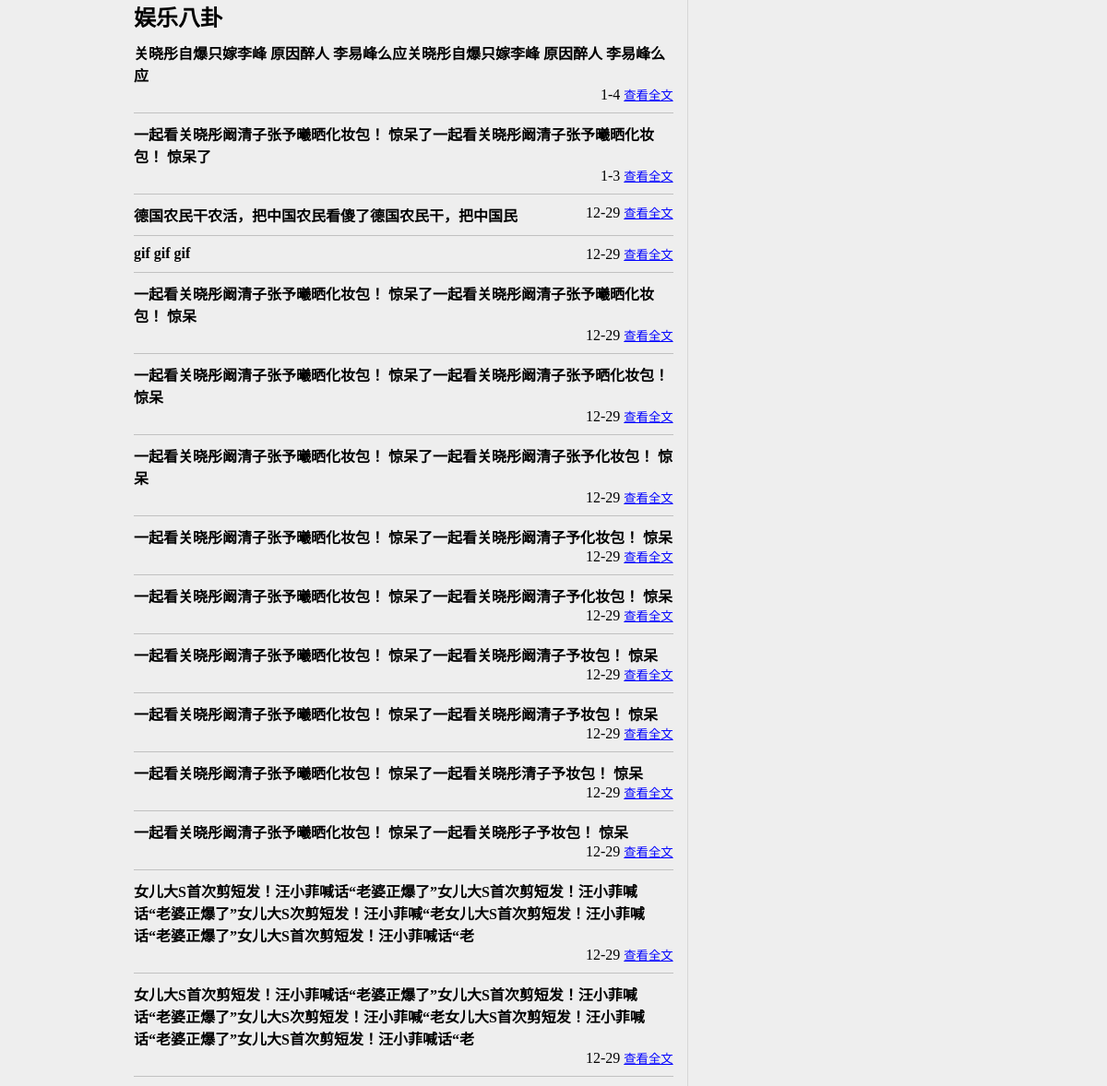
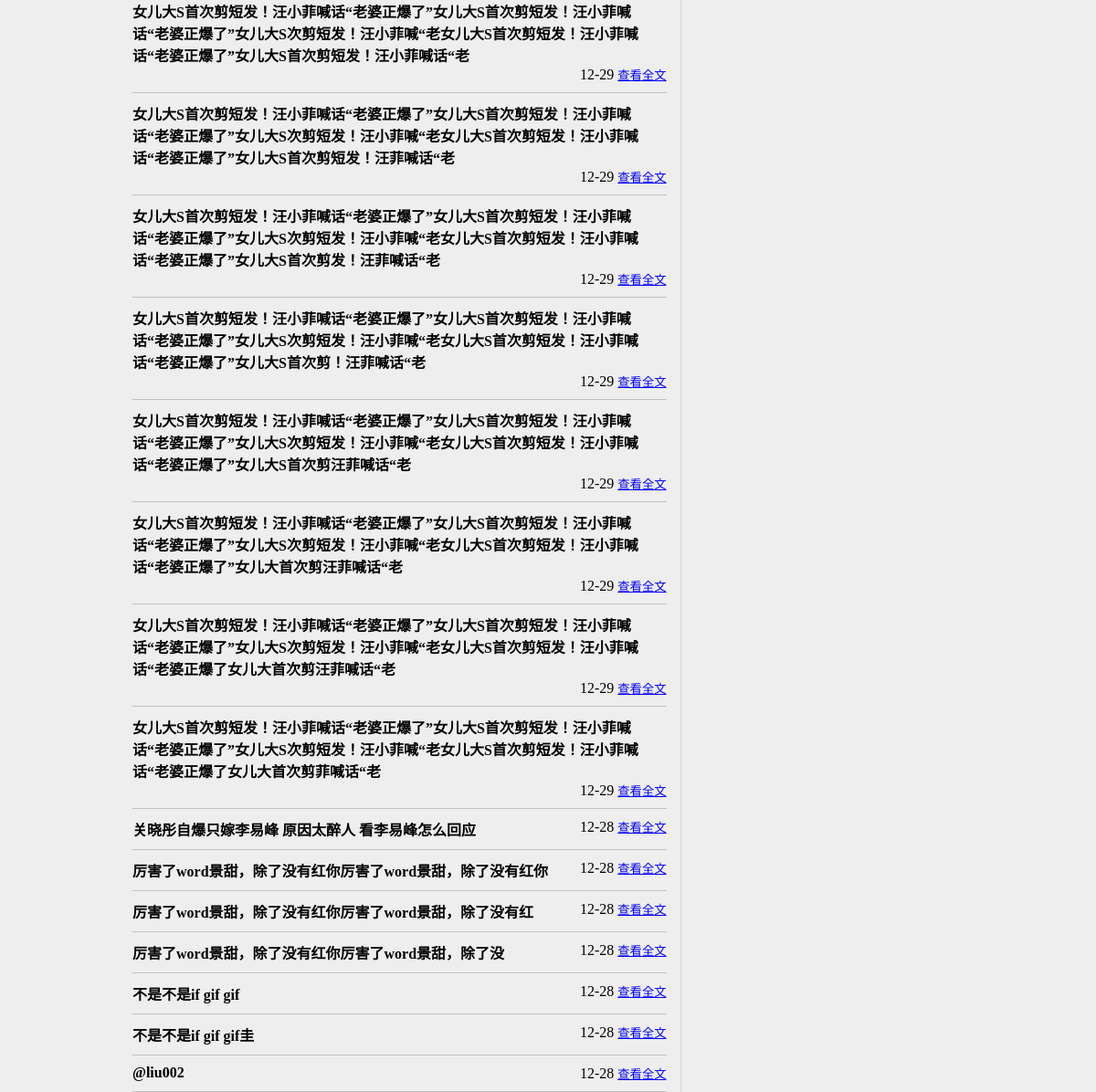
The app's page /c_ylbg/ with its own data (2 pictures, top to bottom).
### ookk/models.py (models this page shows, shortened)
class Apost(models.Model):
    BBS_CHOICES=(
    ('RDHT','热点话题'),
	('TXDS','天下大势'),
	('SHZH','生活智慧'),
	('TTXS','天天向上'),
	('TGLJ','谈古论今'),
	('YLBG','娱乐八卦'),
	('JTGW','鸡汤感悟'),
	('JSXX','健身休闲'),
	('WSBB','无所不包'),
    )
    subject=models.CharField(max_length=100)
    content=models.TextField(max_length=1000)
    pimageA=models.ImageField(null=True,upload_to='pimageAs/%Y/%m/%d',height_field=None,width_field=None, max_length=100)
    pimageB=models.ImageField(null=True,upload_to='pimageBs/%Y/%m/%d',height_field=None,width_field=None, max_length=100)
    pimageC=models.ImageField(null=True,upload_to='pimageCs/%Y/%m/%d',height_field=None,width_field=None, max_length=100)
    pimageD=models.ImageField(null=True,upload_to='pimageDs/%Y/%m/%d',height_field=None,width_field=None, max_length=100)
    pimageE=models.ImageField(null=True,upload_to='pimageEs/%Y/%m/%d',height_field=None,width_field=None, max_length=100)
    select=models.BooleanField(default=False)
    bbs=models.CharField(max_length=4,choices=BBS_CHOICES,default='RDHT')
    pubdate=models.DateField(auto_now=True)
    counter=models.IntegerField(default=0)
    author=models.CharField(max_length=30,default='私人定制朋友圈/转')

### ookk/views.py (the view)
# urls.py: url(r'^c_ylbg/',ookk_views.c_ylbg),
def c_ylbg(request):
    now=datetime.now()
    start30=now-timedelta(days=30)
    queryset=Apost.objects.filter(pubdate__gt=start30,bbs='YLBG').order_by('-pubdate')[:30]
    return render(request,'c_ylbg.html',locals())

### ookk/templates/c_ylbg.html (shortened to what this page needs)
<html>
<head>
  <link rel='stylesheet' type='text/css' href='media/styles/main.css' />
</head>
<body>
  <div class='newPub'>
    <h2>娱乐八卦</h2>
    <div>
      {% for qs in queryset %}
        <div class="brief">
          <h4 class='briefTitle'>{{qs.subject}}</h4>
          <div class='toRight'>
            <div class='briefTime'>{{qs.pubdate|date:'n-j'}}</div>
            <form class='actions' action='/readcontent/' method='GET'>
              <input class='viewContent' type='submit' value='查看全文'>
            </form>
          </div>
        </div>
        {% endfor %}
    </div>
  </div>
</body>

### media/styles/main.css (style rules this page uses)
* { margin: 0; padding: 0; }
body { max-width: 960px; width: 100%; box-sizing: border-box; margin: 0 auto; padding: 0 25px; background: #eee; }
body:after { clear: both; display: block; content: ''; }
.newPub { width: 66%; box-sizing: border-box; float: left; border-right: 1px solid #d6d6d6; padding-right: 15px; }
.brief { border-bottom: 1px solid #c1c1c1; padding: 10px 0; }
.brief:after { content: ''; display: block; clear: both; }
.briefTitle, .briefTime, .actions { display: inline-block; }
.toRight { float: right; }
.viewContent { border: none; background: none; text-decoration: underline; color: blue; cursor: pointer; }

### records on screen
Apost: subject "关晓彤自爆只嫁李峰 原因醉人 李易峰么应关晓彤自爆只嫁李峰 原因醉人 李易峰么应", pubdate "1-4"
Apost: subject "一起看关晓彤阚清子张予曦晒化妆包！ 惊呆了一起看关晓彤阚清子张予曦晒化妆包！ 惊呆了", pubdate "1-3"
Apost: subject "德国农民干农活，把中国农民看傻了德国农民干，把中国民", pubdate "12-29"
Apost: subject "gif gif gif", pubdate "12-29"
Apost: subject "一起看关晓彤阚清子张予曦晒化妆包！ 惊呆了一起看关晓彤阚清子张予曦晒化妆包！ 惊呆", pubdate "12-29"
Apost: subject "一起看关晓彤阚清子张予曦晒化妆包！ 惊呆了一起看关晓彤阚清子张予晒化妆包！ 惊呆", pubdate "12-29"
Apost: subject "一起看关晓彤阚清子张予曦晒化妆包！ 惊呆了一起看关晓彤阚清子张予化妆包！ 惊呆", pubdate "12-29"
Apost: subject "一起看关晓彤阚清子张予曦晒化妆包！ 惊呆了一起看关晓彤阚清子予化妆包！ 惊呆", pubdate "12-29"
Apost: subject "一起看关晓彤阚清子张予曦晒化妆包！ 惊呆了一起看关晓彤阚清子予化妆包！ 惊呆", pubdate "12-29"
Apost: subject "一起看关晓彤阚清子张予曦晒化妆包！ 惊呆了一起看关晓彤阚清子予妆包！ 惊呆", pubdate "12-29"
Apost: subject "一起看关晓彤阚清子张予曦晒化妆包！ 惊呆了一起看关晓彤阚清子予妆包！ 惊呆", pubdate "12-29"
Apost: subject "一起看关晓彤阚清子张予曦晒化妆包！ 惊呆了一起看关晓彤清子予妆包！ 惊呆", pubdate "12-29"
Apost: subject "一起看关晓彤阚清子张予曦晒化妆包！ 惊呆了一起看关晓彤子予妆包！ 惊呆", pubdate "12-29"
Apost: subject "女儿大S首次剪短发！汪小菲喊话“老婆正爆了”女儿大S首次剪短发！汪小菲喊话“老婆正爆了”女儿大S次剪短发！汪小菲喊“老女儿大S首次剪短发！汪小菲喊话“老婆正爆了”女儿大S首次剪短发！汪小菲喊话“老", pubdate "12-29"
Apost: subject "女儿大S首次剪短发！汪小菲喊话“老婆正爆了”女儿大S首次剪短发！汪小菲喊话“老婆正爆了”女儿大S次剪短发！汪小菲喊“老女儿大S首次剪短发！汪小菲喊话“老婆正爆了”女儿大S首次剪短发！汪小菲喊话“老", pubdate "12-29"
Apost: subject "女儿大S首次剪短发！汪小菲喊话“老婆正爆了”女儿大S首次剪短发！汪小菲喊话“老婆正爆了”女儿大S次剪短发！汪小菲喊“老女儿大S首次剪短发！汪小菲喊话“老婆正爆了”女儿大S首次剪短发！汪小菲喊话“老", pubdate "12-29"
Apost: subject "女儿大S首次剪短发！汪小菲喊话“老婆正爆了”女儿大S首次剪短发！汪小菲喊话“老婆正爆了”女儿大S次剪短发！汪小菲喊“老女儿大S首次剪短发！汪小菲喊话“老婆正爆了”女儿大S首次剪短发！汪菲喊话“老", pubdate "12-29"
Apost: subject "女儿大S首次剪短发！汪小菲喊话“老婆正爆了”女儿大S首次剪短发！汪小菲喊话“老婆正爆了”女儿大S次剪短发！汪小菲喊“老女儿大S首次剪短发！汪小菲喊话“老婆正爆了”女儿大S首次剪发！汪菲喊话“老", pubdate "12-29"
Apost: subject "女儿大S首次剪短发！汪小菲喊话“老婆正爆了”女儿大S首次剪短发！汪小菲喊话“老婆正爆了”女儿大S次剪短发！汪小菲喊“老女儿大S首次剪短发！汪小菲喊话“老婆正爆了”女儿大S首次剪！汪菲喊话“老", pubdate "12-29"
Apost: subject "女儿大S首次剪短发！汪小菲喊话“老婆正爆了”女儿大S首次剪短发！汪小菲喊话“老婆正爆了”女儿大S次剪短发！汪小菲喊“老女儿大S首次剪短发！汪小菲喊话“老婆正爆了”女儿大S首次剪汪菲喊话“老", pubdate "12-29"
Apost: subject "女儿大S首次剪短发！汪小菲喊话“老婆正爆了”女儿大S首次剪短发！汪小菲喊话“老婆正爆了”女儿大S次剪短发！汪小菲喊“老女儿大S首次剪短发！汪小菲喊话“老婆正爆了”女儿大首次剪汪菲喊话“老", pubdate "12-29"
Apost: subject "女儿大S首次剪短发！汪小菲喊话“老婆正爆了”女儿大S首次剪短发！汪小菲喊话“老婆正爆了”女儿大S次剪短发！汪小菲喊“老女儿大S首次剪短发！汪小菲喊话“老婆正爆了女儿大首次剪汪菲喊话“老", pubdate "12-29"
Apost: subject "女儿大S首次剪短发！汪小菲喊话“老婆正爆了”女儿大S首次剪短发！汪小菲喊话“老婆正爆了”女儿大S次剪短发！汪小菲喊“老女儿大S首次剪短发！汪小菲喊话“老婆正爆了女儿大首次剪菲喊话“老", pubdate "12-29"
Apost: subject "关晓彤自爆只嫁李易峰 原因太醉人 看李易峰怎么回应", pubdate "12-28"
Apost: subject "厉害了word景甜，除了没有红你厉害了word景甜，除了没有红你", pubdate "12-28"
Apost: subject "厉害了word景甜，除了没有红你厉害了word景甜，除了没有红", pubdate "12-28"
Apost: subject "厉害了word景甜，除了没有红你厉害了word景甜，除了没", pubdate "12-28"
Apost: subject "不是不是if gif gif", pubdate "12-28"
Apost: subject "不是不是if gif gif圭", pubdate "12-28"
Apost: subject "@liu002", pubdate "12-28"
